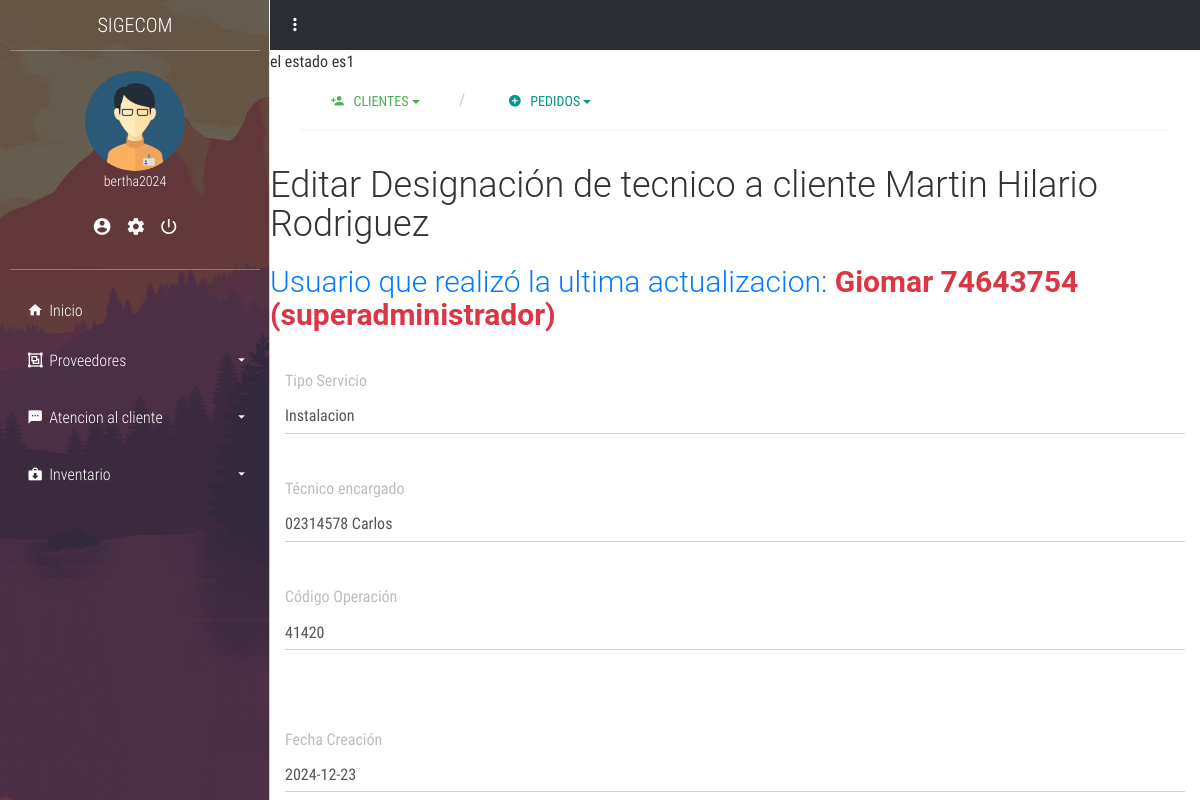
/tecnico/editar_tecnico_designado.php?id=37 (signed in), run on the app's committed database.
### tables this page shows
CREATE TABLE IF NOT EXISTS `usuario` (
  `ID_usuario` int NOT NULL AUTO_INCREMENT,
  `id_personal` int DEFAULT NULL,
  `Nombre_usuario` varchar(50) NOT NULL,
  `Correo` varchar(250) DEFAULT NULL,
  `password` varchar(100) NOT NULL,
  `ID_tipousuario` int DEFAULT NULL,
  `Estado` int DEFAULT '1',
  `confirmado` int NOT NULL DEFAULT '0',
  `codigo` varchar(4) DEFAULT NULL,
  `token` int DEFAULT NULL,
  `fecha` timestamp NOT NULL,
  PRIMARY KEY (`ID_usuario`),
  KEY `ID_tipousuario` (`ID_tipousuario`),
  KEY `id_Personal` (`id_personal`)
);

CREATE TABLE IF NOT EXISTS `cliente` (
  `ID_cliente` int NOT NULL AUTO_INCREMENT,
  `Dni` varchar(10) NOT NULL,
  `Nombre` varchar(100) NOT NULL,
  `Apellido_paterno` varchar(100) NOT NULL,
  `Apellido_materno` varchar(250) NOT NULL,
  `Dirección` varchar(100) NOT NULL,
  `Celular` varchar(11) NOT NULL,
  `Correo_Electronico` varchar(150) DEFAULT NULL,
  `Estado` int DEFAULT '1',
  PRIMARY KEY (`ID_cliente`)
);

CREATE TABLE IF NOT EXISTS `personal` (
  `ID_personal` int NOT NULL AUTO_INCREMENT,
  `Dni` varchar(10) NOT NULL,
  `Nombre` varchar(100) NOT NULL,
  `Apellido_paterno` varchar(250) NOT NULL,
  `Apellido_materno` varchar(250) NOT NULL,
  `Celular` varchar(11) NOT NULL,
  `Direccion` varchar(250) NOT NULL,
  `ID_cargo` int DEFAULT NULL,
  `Estado` varchar(50) DEFAULT NULL,
  PRIMARY KEY (`ID_personal`),
  KEY `fk_cargo_personal` (`ID_cargo`)
);

CREATE TABLE IF NOT EXISTS `atencion_cliente` (
  `ID` int NOT NULL AUTO_INCREMENT,
  `ID_usuario` int NOT NULL,
  `id_cliente` int NOT NULL,
  `ID_tipo_servicio` int NOT NULL,
  `Codigo_Operacion` varchar(50) NOT NULL,
  `fecha_creacion` datetime NOT NULL,
  `estado` int NOT NULL DEFAULT '1',
  PRIMARY KEY (`ID`),
  KEY `ID_tipo_servicio` (`ID_tipo_servicio`),
  KEY `id_cliente` (`id_cliente`)
);

CREATE TABLE IF NOT EXISTS `tipo_servicio` (
  `ID_tipo_servicio` int NOT NULL AUTO_INCREMENT,
  `Nom_servicio` varchar(11) NOT NULL,
  `Estado` int DEFAULT '1',
  PRIMARY KEY (`ID_tipo_servicio`)
);

### app/config.php (called while the page is built, shortened)
<?php
$URL = "http://localhost/sigecom/";

### layout/sesion.php (called while the page is built, shortened)
<?php
if (isset($_SESSION['sesion_usuario'])) {
    $nombre_usuario_sesion = $_SESSION['sesion_usuario'];
    $sql = "SELECT u.ID_usuario, u.Nombre_usuario, u.ID_tipousuario, tu.Nombre_tipousuario as rol, p.ID_cargo, u.Correo
            FROM usuario as u
            INNER JOIN tipo_usuario as tu ON u.ID_tipousuario = tu.ID_tipousuario
            INNER JOIN personal as p ON u.id_personal = p.ID_personal
            WHERE Nombre_usuario = :nombre_usuario_sesion";
    $query = $pdo->prepare($sql);
    $query->execute(['nombre_usuario_sesion' => $nombre_usuario_sesion]);
    $usuarios = $query->fetchAll(PDO::FETCH_ASSOC);
    foreach ($usuarios as $usuario) {
        $nombres_sesion = $usuario['Nombre_usuario'];
        $rol_sesion = $usuario['rol'];
    }
} else {
    echo "no existe sesion";
    header('Location: ' . $URL . '/login');
}

### tecnico/editar_tecnico_designado.php (the view, shortened to what this page needs)
<?php
include('../app/config.php');
include('../layout/sesion.php');
include('../layout/parte1.php');
if (isset($_GET['id'])) {
    $id_pedido = $_GET['id'];
}
$consulta_id_atencion_cliente = $pdo->prepare("SELECT ID_atencion_cliente FROM detalle_cliente_tecnico WHERE ID_det_cliente_tecnico = :id_pedido");
$consulta_id_atencion_cliente->execute([':id_pedido' => $id_pedido]);
$fila_id_atencion_cliente = $consulta_id_atencion_cliente->fetch(PDO::FETCH_ASSOC);
$id_atencion_cliente = $fila_id_atencion_cliente['ID_atencion_cliente'] ?? null;
$id_pedido = $id_atencion_cliente;
$consulta_estado_detalle_cliente_tecnico = $pdo->prepare("SELECT Estado FROM detalle_cliente_tecnico WHERE ID_atencion_cliente = :id_pedido");
$consulta_estado_detalle_cliente_tecnico->execute([':id_pedido' => $id_pedido]);
$fila_estado_detalle_cliente_tecnico = $consulta_estado_detalle_cliente_tecnico->fetch(PDO::FETCH_ASSOC);
$estado_detalle_cliente_tecnico = $fila_estado_detalle_cliente_tecnico['Estado'] ?? null;
echo "el estado es". $estado_detalle_cliente_tecnico;
$consulta_pedido = $pdo->prepare("SELECT ac.ID, ac.ID_usuario, ac.id_cliente, ac.ID_tipo_servicio, ac.Codigo_Operacion, ac.fecha_creacion, ac.estado
                                   FROM atencion_cliente ac
                                   WHERE ac.ID = :id_pedido");
$consulta_pedido->execute([':id_pedido' => $id_pedido]);
$fila_pedido = $consulta_pedido->fetch(PDO::FETCH_ASSOC);
$id = $fila_pedido['ID'];
$id_cliente = $fila_pedido['id_cliente'];
$id_tipo_servicio = $fila_pedido['ID_tipo_servicio'];
$Codigo_Operacion = $fila_pedido['Codigo_Operacion'];
$fecha_creacion = $fila_pedido['fecha_creacion'];
?>
<div class="container-fluid">
    <?php include('../layout/cliente.php'); ?>
    <div class="row">
        <?php
        $consulta_cliente = $pdo->prepare("SELECT Dni, Nombre, Apellido_paterno, Apellido_materno
                                       FROM cliente
                                       WHERE ID_cliente = :id_cliente");
        $consulta_cliente->execute([':id_cliente' => $id_cliente]);
        $fila_cliente = $consulta_cliente->fetch(PDO::FETCH_ASSOC);
        ?>
        <h1>Editar Designación de tecnico a cliente <?php echo $fila_cliente['Nombre'] . ' ' . $fila_cliente['Apellido_paterno'] . ' ' . $fila_cliente['Apellido_materno']; ?></h1>
        <?php
        $consulta_usuario_ultima_actualizacion = $pdo->prepare("SELECT p.Nombre, p.Dni, u.Nombre_usuario
                                                            FROM historial_atencion_cliente h
                                                            INNER JOIN usuario u ON h.id_usuario = u.ID_usuario
                                                            INNER JOIN personal p ON u.id_personal = p.ID_personal
                                                            WHERE h.id_atencion_cliente = :id_pedido
                                                            ORDER BY h.fecha DESC
                                                            LIMIT 1");
        $consulta_usuario_ultima_actualizacion->execute([':id_pedido' => $id]);
        $fila_usuario_ultima_actualizacion = $consulta_usuario_ultima_actualizacion->fetch(PDO::FETCH_ASSOC);
        $usuario_ultima_actualizacion = isset($fila_usuario_ultima_actualizacion['Nombre']) && isset($fila_usuario_ultima_actualizacion['Dni']) && isset($fila_usuario_ultima_actualizacion['Nombre_usuario'])
            ? $fila_usuario_ultima_actualizacion['Nombre'] . ' ' . $fila_usuario_ultima_actualizacion['Dni'] . ' (' . $fila_usuario_ultima_actualizacion['Nombre_usuario'] . ')'
            : 'El usuario ya no trabaja con nosotros. Consultar el historial.';
        ?>
        <h2 style="color: #007bff">Usuario que realizó la ultima actualizacion: <span style="font-weight: bold; color: #dc3545;"><?php echo $usuario_ultima_actualizacion ?></span></h2>
    </div>
    <form id="editarFormPedido<?php echo $id; ?>">
        <div class="form-group">
            <input type="hidden" name="id_pedido-reg" value="<?php echo $id = $fila_pedido['ID']; ?>">
            <label for="tipo-servicio-<?php echo $id; ?>">Tipo Servicio</label>
            <select class="form-control" id="tipo-servicio-<?php echo $id; ?>" name="id_tipo_servicio-reg">
                <?php
                $consulta_tipo_servicio = $pdo->prepare("SELECT ID_tipo_servicio, Nom_servicio FROM tipo_servicio ORDER BY Nom_servicio");
                $consulta_tipo_servicio->execute();
                while ($fila_tipo_servicio = $consulta_tipo_servicio->fetch(PDO::FETCH_ASSOC)) {
                ?>
                    <option value="<?php echo $fila_tipo_servicio['ID_tipo_servicio']; ?>" <?php echo $id_tipo_servicio == $fila_tipo_servicio['ID_tipo_servicio'] ? 'selected' : ''; ?>>
                        <?php echo htmlspecialchars($fila_tipo_servicio['Nom_servicio']); ?>
                    </option>
                <?php
                }
                ?>
            </select>
        </div>
        <?php
        $stmt3 = $pdo->prepare("SELECT ID_tecnico FROM detalle_cliente_tecnico WHERE ID_atencion_cliente = :ID_atencion_cliente");
        $stmt3->bindParam(':ID_atencion_cliente', $id, PDO::PARAM_INT);
        $stmt3->execute();
        $fila_detalle_cliente_tecnico = $stmt3->fetch(PDO::FETCH_ASSOC);
        $id_tecnico = isset($fila_detalle_cliente_tecnico['ID_tecnico']) ? $fila_detalle_cliente_tecnico['ID_tecnico'] : null;
        if ($id_tecnico) {
            $stmt4 = $pdo->prepare("SELECT Dni, Nombre FROM personal WHERE ID_personal = (SELECT id_personal FROM tecnico WHERE ID_tecnico = :id)");
            $stmt4->bindParam(':id', $id_tecnico, PDO::PARAM_INT);
            $stmt4->execute();
            $fila_tecnico = $stmt4->fetch(PDO::FETCH_ASSOC);
            $id_tecnico = isset($fila_tecnico['Dni']) && isset($fila_tecnico['Nombre']) ? $fila_tecnico['Dni'] . ' ' . $fila_tecnico['Nombre'] : null;
        }
        ?>
        <div class="form-group">
            <label for="detalle-cliente-tecnico-<?php echo $id; ?>">Técnico encargado</label>
            <select class="form-control" id="id_atencion_cliente-reg-<?php echo $id; ?>" name="id_atencion_cliente-reg">
                <?php
                if ($id_tecnico): ?>
                    <option value="<?php echo $id_tecnico; ?>" selected><?php echo htmlspecialchars($id_tecnico); ?></option>
                <?php else: ?>
                    <option value="" selected>Seleccione un técnico</option>
                <?php endif;
                ?>
            </select>
        </div>
        <div class="form-group">
            <label for="codigo-operacion-<?php echo $id; ?>">Código Operación</label>
            <input type="text" class="form-control" id="codigo-operacion-<?php echo $id; ?>" name="codigo-operacion-reg" value="<?php echo htmlspecialchars($Codigo_Operacion); ?>" readonly onfocus="mostrarAviso('No se puede modificar el código de la operación');">
        </div>
        <div class="form-group">
        </div>
        <div class="form-group">
            <label for="fecha-creacion-<?php echo $id; ?>">Fecha Creación</label>
            <input type="text" class="form-control" id="fecha-creacion-<?php echo $id; ?>" name="fecha-creacion-reg" value="<?php echo date('Y-m-d', strtotime($fecha_creacion)); ?>" readonly onfocus="mostrarAviso('No se puede modificar la fecha de creación');">
        </div>
    </form>
</div>

### layout/parte1.php (shortened to what this page needs)
<!DOCTYPE html>
<html lang="es">
<head>
	<link rel="stylesheet" href="<?php echo $URL; ?>/plant/css/main.css">
</head>
<body>
	<section class="full-box cover dashboard-sideBar">
		<div class="full-box dashboard-sideBar-ct">
			<div class="full-box text-uppercase text-center text-titles dashboard-sideBar-title">
				SIGECOM <i class="zmdi zmdi-close btn-menu-dashboard visible-xs"></i>
			</div>
			<div class="full-box dashboard-sideBar-UserInfo">
				<figure class="full-box">
					<img src="<?php echo $URL; ?>/plant/assets/avatars/AdminMaleAvatar.png" alt="UserIcon">
					<figcaption class="text-center text-titles"><?php echo $nombres_sesion; ?></figcaption>
				</figure>
				<ul class="full-box list-unstyled text-center">
					<li>
						<a href="<?php echo $URL; ?>/my_data" title="Mis datos">
							<i class="zmdi zmdi-account-circle"></i>
						</a>
					</li>
					<li>
						<a href="<?php echo $URL; ?>/my_account" title="Mi cuenta">
							<i class="zmdi zmdi-settings"></i>
						</a>
					</li>
					<li>
    <a href="#" title="Cerrar Sesión" onclick="confirmacionCerrarSesion(event)">
        <i class="zmdi zmdi-power"></i>
    </a>
</li>
				</ul>
			</div>
			<ul class="list-unstyled full-box dashboard-sideBar-Menu">
				<li>
					<a href="<?php echo $URL; ?>/home.php">
						<i class="zmdi zmdi-home zmdi-hc-fw"></i> Inicio
					</a>
				</li>
				<?php if ($rol_sesion !== "tecnico"): ?>
				<li>
					<a href="#!" class="btn-sideBar-SubMenu">
						<i class="zmdi zmdi-group zmdi-hc-fw"></i> Proveedores <i class="zmdi zmdi-caret-down pull-right"></i>
					</a>
					<ul class="list-unstyled full-box">
					</ul>
				</li>
<?php endif; ?>
				<?php if ($rol_sesion !== "tecnico"): ?>
				<li>
					<a href="#!" class="btn-sideBar-SubMenu">
						<i class="zmdi zmdi-comment-more zmdi-hc-fw"></i> Atencion al cliente<i class="zmdi zmdi-caret-down pull-right"></i>
					</a>
					<ul class="list-unstyled full-box">
					</ul>
				</li>
				<?php endif; ?>
				<?php if ($rol_sesion !== "tecnico"): ?>
				<li>
					<a href="#!" class="btn-sideBar-SubMenu">
						<i class="zmdi zmdi-case-download zmdi-hc-fw"></i> Inventario <i class="zmdi zmdi-caret-down pull-right"></i>
					</a>
					<ul class="list-unstyled full-box">
					</ul>
				</li>
				<?php endif; ?>
			</ul>
		</div>
	</section>
	<section class="full-box dashboard-contentPage">
		<nav class="full-box dashboard-Navbar">
			<ul class="full-box list-unstyled text-right">
				<li class="pull-left">
					<a href="#!" class="btn-menu-dashboard"><i class="zmdi zmdi-more-vert"></i></a>
				</li>
			</ul>
		</nav>
</body>
</html>

### plant/css/main.css (style rules this page uses)
body, html { background-color: #fff; width: 100%; height: 100%; margin: 0; padding: 0; position: relative; font-size: 16px; font-family: 'RobotoCondensed'; overflow: hidden; }
.full-box { margin: 0; padding: 0; width: 100%; box-sizing: border-box; }
.cover { background: 50% 50% no-repeat; background-size: cover; }
.text-titles { font-family: 'RobotoCondensedLight' }
.dashboard-sideBar, .dashboard-contentPage { position: absolute; top: 0; height: 100%; transition: all .3s ease-in-out; }
.dashboard-sideBar, .dashboard-sideBar-ct { width: 270px; }
.dashboard-sideBar { left: 0; z-index: 2; background-image: url('../assets/img/sideBar.png'); border-right: 1px solid rgba(255, 255, 255, .7); overflow: hidden; }
.dashboard-sideBar-ct { position: relative; height: 100%; background-color: rgba(42, 45, 52, 0.7); padding: 0 10px; padding-bottom: 30px; }
.dashboard-sideBar-title, .dashboard-sideBar-title > i { height: 50px; line-height: 50px; color: #fff; font-size: 20px; }
.dashboard-sideBar-title { position: relative; }
.dashboard-sideBar-UserInfo { border-top: 1px solid rgba(255, 255, 255, .3); border-bottom: 1px solid rgba(255, 255, 255, .3); color: #fff; font-size: 14px; padding: 20px 0; }
.dashboard-sideBar-UserInfo figure img { width: 100px; height: 100px; border-radius: 100%; display: block; margin: 0 auto; }
.dashboard-sideBar-UserInfo ul { margin-top: 15px; }
.dashboard-sideBar-UserInfo ul > li, .dashboard-sideBar-UserInfo ul > li > a { display: inline-block; color: #fff; }
.dashboard-sideBar-UserInfo ul > li > a { outline: none; font-size: 20px; padding: 7px; transition: all .3s ease-in-out; }
.dashboard-sideBar-Menu { padding-top: 15px; }
.dashboard-sideBar-Menu > li, .dashboard-sideBar-Menu > li > a, .dashboard-sideBar-Menu > li > ul > li, .dashboard-sideBar-Menu > li > ul > li > a { line-height: 50px; font-family: "RobotoCondensedLight"; display: block; color: #fff; text-decoration: none; border-radius: 4px; transition: all .3s ease-in-out; position: relative; }
.dashboard-sideBar-Menu > li > a > i.zmdi-caret-down { line-height: 50px; transition: all .3s ease-in-out; }
.dashboard-sideBar-Menu > li > a { padding: 0 15px; box-sizing: border-box; height: 50px; outline: none; }
.dashboard-sideBar-Menu > li > ul { position: relative; padding-top: 7px; height: 0; overflow: hidden; }
.dashboard-contentPage { right: 0; z-index: 1; padding-left: 270px; }
.dashboard-Navbar, .dashboard-Navbar > ul, .dashboard-Navbar > ul >li, .dashboard-Navbar > ul > li > a { height: 50px; line-height: 50px; }
.dashboard-Navbar > ul > li > a { outline: none; }
.dashboard-Navbar { background-color: #2A2D34; overflow: hidden; }
.dashboard-Navbar > ul >li, .dashboard-Navbar > ul > li > a { display: inline-block; width: 50px; text-align: center; color: #fff; margin: 0; padding: 0; font-size: 20px; transition: all .3s ease-in-out; position: relative; }

### data on the page
usuario: Nombre_usuario "bertha2024"
cliente: Nombre "Martin", Apellido_paterno "Hilario", Apellido_materno "Rodriguez"
usuario: usuario_ultima_actualizacion "Giomar 74643754 (superadministrador)"
atencion_cliente: id_tipo_servicio-reg "Instalacion", codigo-operacion-reg "41420", fecha-creacion-reg "2024-12-23"
personal: id_atencion_cliente-reg "02314578 Carlos"

### other printed values
$estado_detalle_cliente_tecnico "1"
